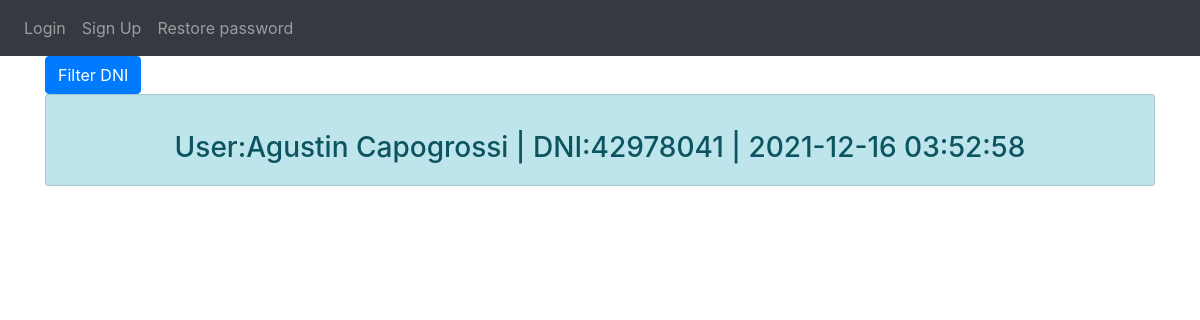
The app's page /, older data.
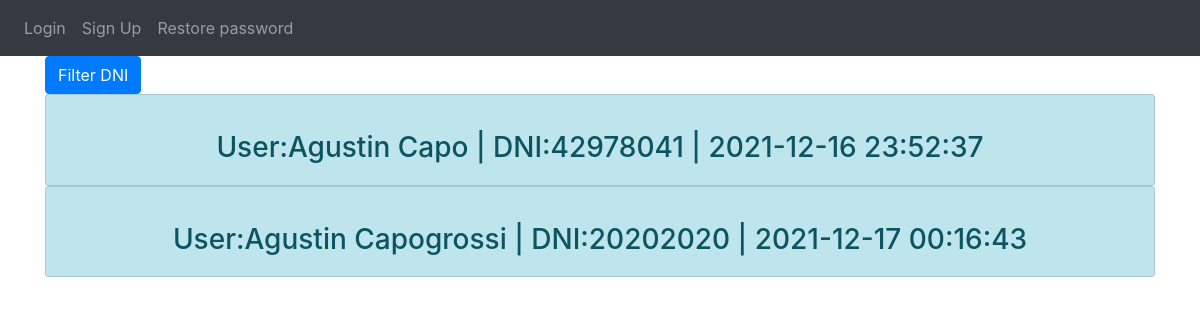
The same page, newer data.
### website/models.py (models this page shows)
class User(db.Model, UserMixin):
    id = db.Column(db.Integer, primary_key=True)
    email = db.Column(db.String(150),unique=True)
    password = db.Column(db.String(150))
    name = db.Column(db.String(150))
    last_name = db.Column(db.String(150))
    dni = db.Column(db.Integer, unique = True)
    date= db.Column(db.DateTime(timezone=True),default=func.now())

### website/views.py (the view, shortened to what this page needs)
@views.route("/",methods = ["GET", "POST"])
def home():
    if request.method == "GET":
        users = User.query.all()
        full_user = []
        for user in users:
            user_info = [user.name, user.last_name, str(user.dni), str(user.date)]
            full_user.append(user_info)
    return render_template('home.html', user = current_user, list_users = full_user) #Check if the current user is authenticated

### website/templates/home.html
{% extends "base.html" %} {% block title %}Home{% endblock %} {% block content
%}
<form method="POST">
  <button type="submit" class="btn btn-primary">Filter DNI</button>
</form>
{% for user in list_users %}
<ul class="list-group">
  <li class="list-group-item list-group-item-info">
    <br />
    <h3 align="center">
      {{"User:" + user[0] + " " +user[1] + " | " + "DNI:" + user[2] + " | "
      +user[3] }}
    </h3>
  </li>
</ul>
{% endfor %} {% endblock %}

Row changes from the older to the newer data that the page shows:
changed User: name+last_name "User:Agustin Capogrossi | DNI:42978041 | 2021-12-16 03:52:58" → "User:Agustin Capo | DNI:42978041 | 2021-12-16 23:52:37"
added User: name+last_name "User:Agustin Capogrossi | DNI:20202020 | 2021-12-17 00:16:43"
